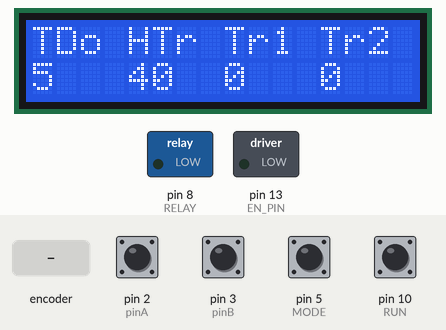
Simulated run of this sketch. Board: Arduino Uno, built with avr-gcc and run on an emulated ATmega328P. Parts: 16×2 character LCD, switched loads named in the sketch (green lamp = pin HIGH). The inputs (shaded band) are chosen by the test bench; at power-on: pin 2 (pinA), pin 3 (pinB), pin 5 (MODE), pin 10 (RUN) HIGH. What the sketch prints to the serial monitor is not drawn.

Above: at 4.2 s.
4.3 s: pin 5 (MODE) pulled LOW for 0.15 s
At 4.9 s:
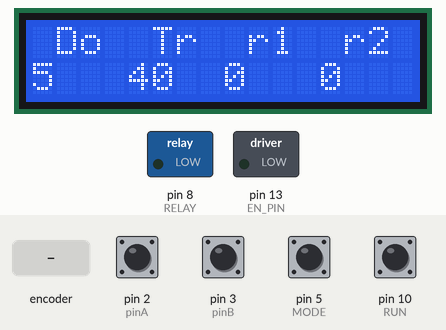
5.0 s: pin 5 (MODE) pulled LOW for 1 s
At 6.58 s:
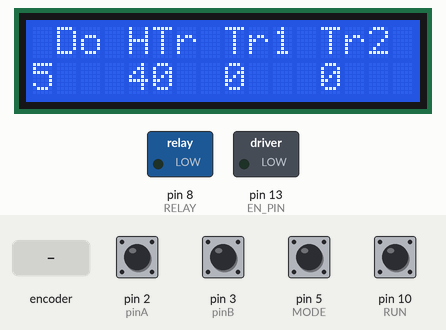
6.6 s: pin 5 (MODE) pulled LOW for 0.15 s
At 6.91 s:
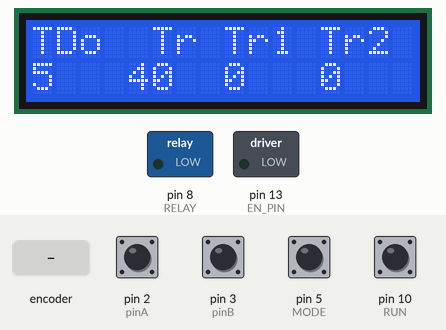
7.3 s: pin 5 (MODE) pulled LOW for 3.2 s
At 10.93 s:
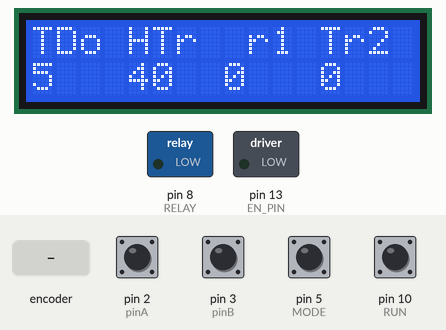
11.1 s: pin 5 (MODE) pulled LOW for 0.15 s
At 11.71 s:
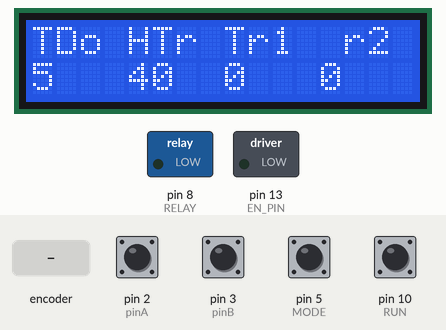
11.8 s: rotary encoder on pin 2 (pinA) / pin 3 (pinB) turned 1 step (first pin leading)
At 12.13 s:
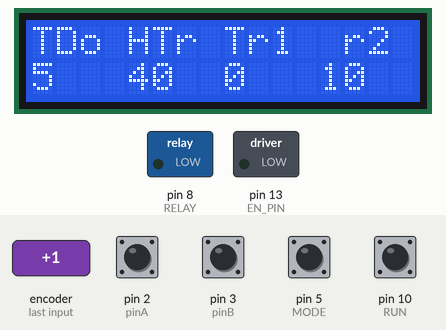
Timing chart, 0 to 14.5 s (numbered marks = the images above; inputs shaded):
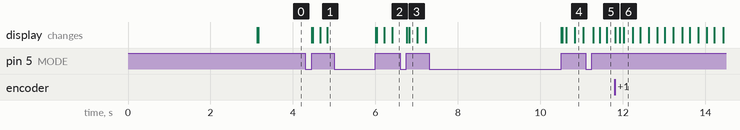

Measured:
- after the input at 4.3 s, the display: first changes after 0.15 s (image 1 shows a later state)
- after the input at 5.0 s, the display: first changes after 1.0 s (image 2 shows a later state)
- after the input at 6.6 s, the display: first changes after 0.15 s (image 3 shows a later state)
- after the input at 7.3 s, the display: first changes after 3.2 s (image 4 shows a later state)
- after the input at 11.1 s, the display: changes after 0.18 s (image 5)
- after the input at 11.8 s, the display: first differs from a run without the input after 0.12 s (image 6 shows a later state)

The sketch:

MayHanCell_20211010_12h45.ino
```cpp
#include <Wire.h>
#include <LiquidCrystal_I2C.h>
LiquidCrystal_I2C lcd(0x27, 16, 2); // or 0x3F

#define STATE_STARTUP 0
#define STATE_SPEED 1
#define STATE_SETX 2
#define STATE_MOVEX 3
#define STATE_LENGTH 4
#define STATE_DELAY 5
#define STATE_DELAY_INTERVAL 6
#define STATE_WAITSTART 7
#define STATE_MOVING 8
byte currentState = STATE_STARTUP;

// Define a stepper and the pins it will use
int PUL1_PIN = 11;
int DIR1_PIN = 12;
int EN_PIN = 13;
int RUN = 10; // button
int RELAY = 8;

//encoder
static int pinA = 2; // Our first hardware interrupt pin is digital pin 2
static int pinB = 3; // Our second hardware interrupt pin is digital pin 3
static int MODE = 5; //The select switch for our encoder.

volatile byte aFlag = 0; // let's us know when we're expecting a rising edge on pinA to signal that the encoder has arrived at a detent
volatile byte bFlag = 0; // let's us know when we're expecting a rising edge on pinB to signal that the encoder has arrived at a detent (opposite direction to when aFlag is set)
long encoderPos = 0; //this variable stores our current value of encoder position. Change to int or uin16_t instead of byte if you want to record a larger range than 0-255
long oldEncPos = 0; //stores the last encoder position value so we can compare to the current reading and see if it has changed (so we know when to print to the serial monitor)
volatile byte reading = 0; //somewhere to store the direct values we read from our interrupt pins before checking to see if we have moved a whole detent
//---------

float microStep = 4;
float angleStep = 1.8;
float disPerRound = 0.025; // round/mm, Exp: Vitme T8 --> 1/8=0.125
float stepsPerUnit = disPerRound * 360.0 * microStep / angleStep;

boolean DIR1 = LOW; // default direction
boolean _RELAY = LOW; // low level relay
float maxSpeeds = 400; // convert from mm/s to time delay
float positions = 0;
float target = 0;
boolean runDone = false;
//---------
float _speed = 5; // mm/s
float _posX = 0; // mm
float _length = 40; // mm
float _delay1 = 0; // s
float _delay2 = 0; // s

//----------

void setup() {
  // put your setup code here, to run once:
  Serial.begin(9600);
  pinMode(pinA, INPUT_PULLUP); // set pinA as an input, pulled HIGH to the logic voltage (5V or 3.3V for most cases)
  pinMode(pinB, INPUT_PULLUP); // set pinB as an input, pulled HIGH to the logic voltage (5V or 3.3V for most cases)
  pinMode(MODE, INPUT_PULLUP);
  attachInterrupt(0, PinA, RISING); // set an interrupt on PinA, looking for a rising edge signal and executing the "PinA" Interrupt Service Routine (below)
  attachInterrupt(1, PinB, RISING);
  pinMode(RUN , INPUT_PULLUP);
  //
  pinMode(EN_PIN, OUTPUT);
  digitalWrite(EN_PIN, LOW);
  //
  pinMode(RELAY, OUTPUT);
  digitalWrite(RELAY, _RELAY);
  //
  lcd.init();
  lcd.backlight();
  lcd.setCursor(0, 0); //frint from column 3, row 0
  lcd.print("** Hero Live **");
  lcd.setCursor(0, 1);
  lcd.print("Stepper Control");
  delay(3000);
  lcd.clear();
}

void loop() {
  updateState(currentState);
}

void updateState(byte aState) {
  // do state change
  switch (aState)
  {
    case STATE_STARTUP:
      Serial.println("STATE_STARTUP");
      digitalWrite(RELAY, _RELAY);
      setLCD();
      currentState = STATE_WAITSTART;
      Serial.println("STATE_WAITSTART");
      lcd.clear();
      break;
    case STATE_SETX:
//      Serial.println("STATE_SETX");
      settingValue(currentState);
      setLCD();
      maxSpeeds = round(1000000 / (_speed * stepsPerUnit));
      currentState = STATE_MOVEX;
      //        Serial.println("STATE_MOVEX");
      target = _posX * stepsPerUnit;
      if (digitalRead(MODE) == 0) {
        currentState = STATE_SPEED;
        while (digitalRead(MODE) == 0);
        positions = 0;
        _posX = 0;
        lcd.clear();
      }
      break;
    case STATE_MOVEX:
      motorRun(PUL1_PIN, DIR1_PIN);
      if (positions == target) {
        currentState = STATE_SETX;
        //        lcd.clear();
      }
      break;
    case STATE_SPEED:
      Serial.println("STATE_SPEED");
      settingValue(currentState);
      maxSpeeds = round(1000000 / (_speed * stepsPerUnit));
      setLCD();
      if (digitalRead(MODE) == 0) {
        currentState = STATE_LENGTH;
        while (digitalRead(MODE) == 0);
        lcd.clear();
      }
      break;
    case STATE_LENGTH:
      Serial.println("STATE_LENGTH");
      settingValue(currentState);
      setLCD();
      if (digitalRead(MODE) == 0) {
        currentState = STATE_DELAY;
        while (digitalRead(MODE) == 0);
        lcd.clear();
      }
      break;
    case STATE_DELAY:
      Serial.println("STATE_DELAY");
      settingValue(currentState);
      setLCD();
      if (digitalRead(MODE) == 0) {
        currentState = STATE_DELAY_INTERVAL;
        while (digitalRead(MODE) == 0);
        lcd.clear();
        Serial.println("STATE_DELAY_INTERVAL");
      }
      break;
    case STATE_DELAY_INTERVAL:
      Serial.println("STATE_DELAY_INTERVAL");
      settingValue(currentState);
      setLCD();
      if (digitalRead(MODE) == 0) {
        currentState = STATE_WAITSTART;
        while (digitalRead(MODE) == 0);
        lcd.clear();
        Serial.println("STATE_WAITSTART");
      }
      break;
    case STATE_WAITSTART:
      settingValue(currentState);
      _posX = round(positions / stepsPerUnit);
      maxSpeeds = round(1000000 / (_speed * stepsPerUnit));
      setLCD();
      if (digitalRead(RUN) == 0) {
        currentState = STATE_MOVING;
        while (digitalRead(RUN) == 0);
        target = 0;
        runDone = false;
        Serial.println("STATE_MOVING");
      } else if (digitalRead(MODE) == 0) {
        currentState = STATE_SETX;
        while (digitalRead(MODE) == 0);
        lcd.clear();
      }
      break;
    case STATE_MOVING:
      motorRun(PUL1_PIN, DIR1_PIN);
      if (runDone == false) {
        if (positions == 0) {
          target = _length * stepsPerUnit;
          runDone = true;
          delay(200);
        }
      } else {
        if (positions == 0) {
          currentState = STATE_WAITSTART;
          runDone = false;
          Serial.println("STATE_WAITSTART");
        } else if (positions == _length * stepsPerUnit) {
          //Kich lan 1
          digitalWrite(RELAY, !_RELAY);
          delay(_delay1);
          digitalWrite(RELAY, _RELAY);
          //Khoang thoi gian kich giua 2 lan
          delay(_delay2);
          //Kich lan 2
          digitalWrite(RELAY, !_RELAY);
          delay(_delay1);
          digitalWrite(RELAY, _RELAY);
          target = 0;
        }
      }
      break;
  }
}

void setLCD() {
  char f1 = 'T';
  char f2 = 'H';
  char f3 = 'T';
  char f4 = 'T';
  if ((millis() * 5 / 1000) % 2 == 0) {
    switch (currentState)
    {
      case STATE_SPEED:
        f1 = ' ';
        break;
      case STATE_LENGTH:
        f2 = ' ';
        break;
      case STATE_DELAY:
        f3 = ' ';
        break;
      case STATE_DELAY_INTERVAL:
        f4 = ' ';
        break;
      case STATE_SETX:
        f1 = ' ';
        f2 = ' ';
        f3 = ' ';
        f4 = ' ';
        break;
    }
  }
  lcd.setCursor(0, 0);
  lcd.print(f1);
  lcd.print("Do");
  lcd.setCursor(4, 0);
  lcd.print(f2);
  lcd.print("Tr");
  lcd.setCursor(8, 0);
  lcd.print(f3);
  lcd.print("r1");
  lcd.setCursor(12, 0);
  lcd.print(f4);
  lcd.print("r2");

  lcd.setCursor(0, 1);
  lcd.print(_speed, 0);
  lcdSpace(4 - numDigit(_speed));
  lcd.setCursor(4, 1);
  lcd.print(_length, 0);
  lcdSpace(4 - numDigit(_length));
  lcd.setCursor(8, 1);
  lcd.print(_delay1, 0);
  //  lcdSpace(4 - numDigit(_delay1));
  lcd.setCursor(12, 1);
  lcd.print(_delay2, 0);
  lcd.print(" ");
}
//Menu


//-------Encoder reading-------------
void PinA() {
  cli(); //stop interrupts happening before we read pin values
  reading = PIND & 0xC; // read all eight pin values then strip away all but pinA and pinB's values
  if (reading == B00001100 && aFlag) { //check that we have both pins at detent (HIGH) and that we are expecting detent on this pin's rising edge

    encoderPos --; //decrement the encoder's position count
    bFlag = 0; //reset flags for the next turn
    aFlag = 0; //reset flags for the next turn
  }
  else if (reading == B00000100) bFlag = 1; //signal that we're expecting pinB to signal the transition to detent from free rotation
  sei(); //restart interrupts
}

void PinB() {
  cli(); //stop interrupts happening before we read pin values
  reading = PIND & 0xC; //read all eight pin values then strip away all but pinA and pinB's values
  if (reading == B00001100 && bFlag) { //check that we have both pins at detent (HIGH) and that we are expecting detent on this pin's rising edge
    encoderPos ++; //increment the encoder's position count
    bFlag = 0; //reset flags for the next turn
    aFlag = 0; //reset flags for the next turn
  }
  else if (reading == B00001000) aFlag = 1; //signal that we're expecting pinA to signal the transition to detentom  rotation
  sei(); //restart interrupts
}

//---------------------------
float settingValue(byte mode) {
  int count = 0;
  if (oldEncPos != encoderPos) {
    if (oldEncPos < encoderPos) {
      count++;
    } else {
      count--;
    }
    oldEncPos = encoderPos;
    switch (mode)
    {
      case STATE_SPEED:
      //      case STATE_WAITSTART:
      case STATE_MOVING:
        _speed = _speed + count;
        _speed = _speed > 0 ? _speed : 1;
        Serial.println(_speed);
        break;
      case STATE_SETX:
        _posX = _posX + count;
        Serial.println(_posX);
        break;
      case STATE_LENGTH:
        _length = _length + count;
        _length = _length > 0 ? _length : 0;
        Serial.println(_length);
        break;
      case STATE_DELAY:
        _delay1 = _delay1 + 10 * count;
        _delay1 = _delay1 > 0 ? _delay1 : 0;
        Serial.println(_delay1);
        break;
      case STATE_DELAY_INTERVAL:
        _delay2 = _delay2 + 10 * count;
        _delay2 = _delay2 > 0 ? _delay2 : 0;
        Serial.println(_delay2);
        break;
    }
  }
}
//------------------------
int numDigit(float n) {
  int count = 0;
  long num = (long)n;
  String str = "";     // empty string
  str.concat(num);
  count = str.length();
  return count;
}
//------------------------
void lcdSpace(int n) {
  for (int i = 0; i < n; i++) {
    lcd.print(" ");
  }
}
//------------------------
void motorRun(int pul, int dir) {
  if (positions != target) {
    if (positions < target) {
      digitalWrite(dir, DIR1);
      positions++;
    } else {
      digitalWrite(dir, !DIR1);
      positions--;
    }
    digitalWrite(pul, HIGH);
    delayMicroseconds(0.4 * maxSpeeds);
    digitalWrite(pul, LOW);
    delayMicroseconds(0.6 * maxSpeeds);
  }
}
```
